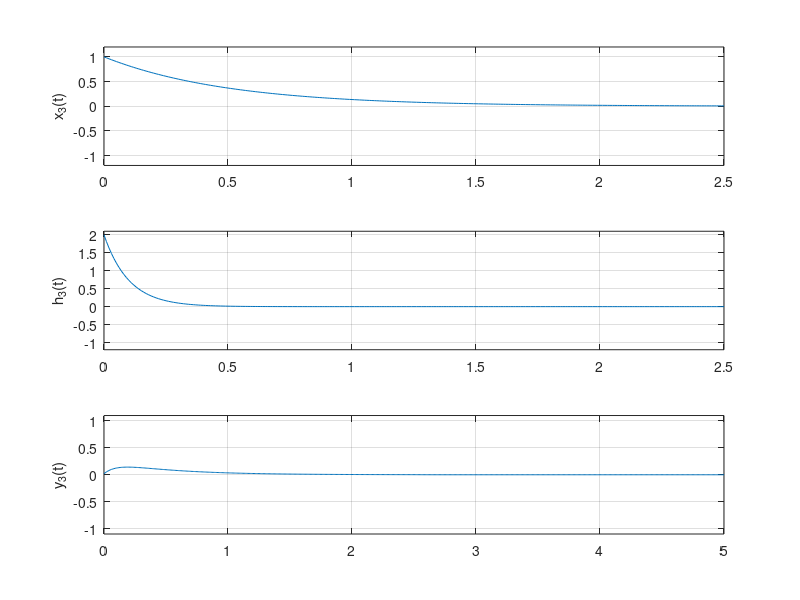

MATLAB code for this plot:
%%
% Example 2_17
%%
clear all; clf
Ts=0.01; delay=1; Tend=2.5;
t=0:Ts:Tend;
ind=input( 'Example (type 1, 2, or 3) >> ')
if ind==1,
    x1=ustep(t,0)-ustep(t,-delay);
    h1=ustep(t,0)-ustep(t,-2*delay);
    x=x1;h=h1;
elseif ind==2,
    x2=ramp(t,1,0)+ramp(t,-2,-1)+ramp(t,1,-2);
    h2=x2;
    x=x2;h=h2;
else
    x3=exp(-2*t);
    h3=2*exp(-10*t);
    x=x3;h=h3;
end
y=Ts*conv(x,h);
t1=0:Ts:length(y)*Ts-Ts;
figure(1)
subplot(311)
plot(t,x); axis([0 2.5 -1.2 1.2]);grid;ylabel('x_3(t)');
subplot(312)
plot(t,h); axis([0 2.5 -1.2 2.1]);grid;ylabel('h_3(t)'); 
subplot(313)
plot(t1,y);; axis([0 5 -1.1 1.1]);grid;ylabel('y_3(t)'); 
